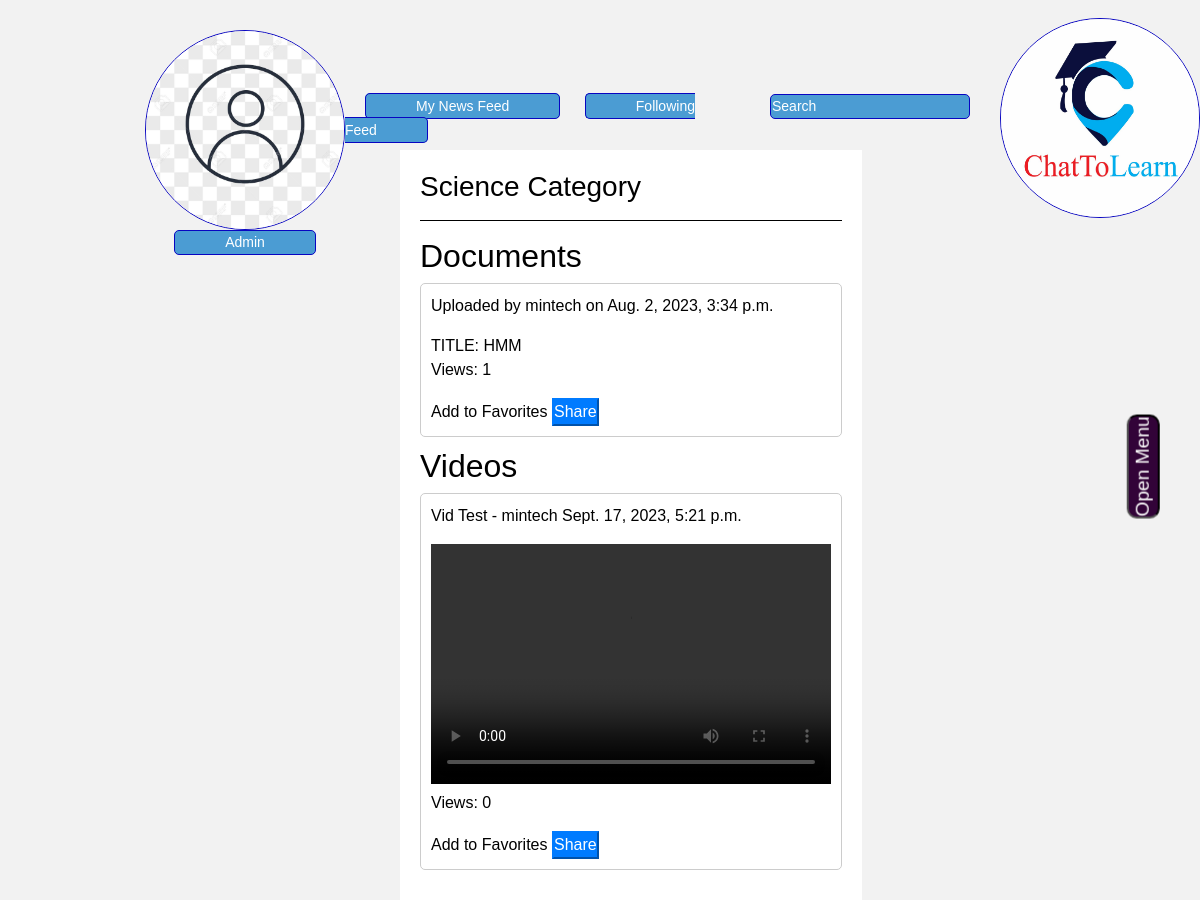
The app's page /category/Science/ (signed in) with its own data.
### minsocial/models.py (models this page shows, shortened)
class User(AbstractUser):
    profile_pics = models.ImageField(upload_to='profile_pics/', null=True, blank=True)
    phone_number = models.CharField(max_length=20, null=True, blank=True)
    about = models.TextField(null=True, blank=True)

class LibraryCategory(models.Model):
    CATEGORY_CHOICES = [
        ('Science', 'Science'),
        ('IT', 'IT'),
        ('Math', 'Math'),
        ('Skills and Self-growth', 'Skills and Self-growth'),
        ('Agriculture', 'Agriculture'),
        ('Finance', 'Finance'),
        ('Economics', 'Economics'),
        ('Philosophy', 'Philosophy'),
        ('Others', 'Others'),
    ]
    categoryName = models.CharField(max_length=50, choices=CATEGORY_CHOICES)

class LibraryDocument(models.Model):
    title = models.CharField(max_length=100)
    category = models.ForeignKey(LibraryCategory, on_delete=models.CASCADE, blank=True, null=True)
    file = models.FileField(upload_to='library/documents/')
    views = models.PositiveIntegerField(default=0)
    viewers_ip = models.TextField(blank=True)
    upload_date = models.DateTimeField(auto_now_add=True)
    uploader = models.ForeignKey(User, on_delete=models.CASCADE)

class Video(models.Model):
    title = models.CharField(max_length=100)
    category = models.ForeignKey(LibraryCategory, on_delete=models.CASCADE, blank=True, null=True)
    file = models.FileField(upload_to='library/videos/')
    views = models.PositiveIntegerField(default=0)
    viewers_ip = models.TextField(blank=True)
    upload_date = models.DateTimeField(auto_now_add=True)
    uploader = models.ForeignKey(User, on_delete=models.CASCADE)

### minsocial/views.py (the view)
# urls.py: path('category/<str:category_name>/', views.category_detail, name='category_detail'),
def category_detail(request, category_name):
    if not request.user.is_authenticated:
        return render(request, "network/error.html")
    documents = LibraryDocument.objects.filter(category__categoryName=category_name)
    videos = Video.objects.filter(category__categoryName=category_name)
    return render(request, 'network/category_detail.html', {
        'documents': documents,
        'videos': videos,
        'category_name': category_name,
    })

### minsocial/custom_context_processors.py (called while the page is built)
def my_groups_and_joined(request):
    if request.user.is_authenticated:
        my_groups = Group.objects.filter(creator=request.user)
        groups_i_joined = request.user.group_members.all()
    else:
        my_groups = []
        groups_i_joined = []
    return {
        'my_groups': my_groups,
        'groups_i_joined': groups_i_joined,
    }

@login_required
def user_connections(request):
    user = User.objects.get(pk=request.user.id)
    following = Follow.objects.filter(follower=user).values_list('following', flat=True)
    followers = Follow.objects.filter(following=user).values_list('follower', flat=True)
    friend_ids = set(following).intersection(followers)
    friends = User.objects.filter(id__in=friend_ids)
    return {'friends': friends}

### minsocial/templates/network/category_detail.html (shortened to what this page needs)
{% extends "network/layout.html" %}
{% block body %}
<div class="container">
{% include 'network/sidebar.html' %}
<div class="content" style="color: black;">
<div class="post">
<div id="category-border" class="announcement-button">
<div class="card-body">
<h3>{{category_name}} Category</h3>
        <hr style="border-color: black;">
        <h2>Documents</h2>
        {% for document in documents %}
            <div class="document-border">
                <p>Uploaded by {{ document.uploader.username }} on {{ document.upload_date }}</p>
                <a href="{% url 'view_document' document.id %}">TITLE: {{document.title}}</a>
                <br>
                <p>Views: {{ document.views }}</p>
                    <a href="{% url 'add_to_favorites' item_id=document.id item_type='document' %}"><span> Add to Favorites</span></a>
                    <button class="btn-primary" onclick="shareFile('https:\//mintechy.pythonanywhere.com{{ document.file.url }}')">Share</button>
            </div>
        {% endfor %}
        <h2>Videos</h2>
        {% for video in videos %}
        <a href="{% url 'view_video' video.id %}">
            <div class="video-border">
                <p>{{ video.title }} - {{ video.uploader.username }} {{ video.upload_date }}</p>
                <video width="400" height="240" controls>
                    <source src="{{ video.file.url }}" type="video/mp4">
                    <source src="{{ video.file.webm }}" type="video/webm">
                    <source src="{{ video.file.ogg }}" type="video/ogg">
                </video>
            </a>
                <p>Views: {{ video.views }}</p>
                {% if user.is_authenticated %}
                    <a href="{% url 'add_to_favorites' item_id=video.id item_type='video' %}"><span>Add to Favorites</span></a>
                    <button class="btn-primary" onclick="shareFile('https:\//mintechy.pythonanywhere.com{{ video.file.url }}')">Share</button>
                {% endif %}
            </div>
        {% endfor %}
    </div>
</div>
{% include "network/share.html" %}
</div>
{% endblock %}

### minsocial/templates/network/sidebar.html (shortened to what this page needs)
<div class="index-container">
    <div class="profile-container">
        {% if user.profile_pics %}
    <a href="{% url 'profile' user_id=user.id %}" id="">
        <img src="{{ user.profile_pics.url }}" class="index-circle-image">
    </a>
{% else %}
    <a href="{% url 'profile' user_id=user.id %}" id="mobile-menu-link">
        <img src="/media/post_image/nodp.jpg" class="index-circle-image">
    </a>
{% endif %}
<button class="profile-button">
    {% if user.first_name|length > 15 %}
    {{ user.first_name | slice:":15" }}...
    {% else %}
        {{ user.first_name }}
    {% endif %}
</button>
    </div>
    <div class="button-container">
      <div class="feed-and-search-button">
        <div class="feed-buttons">
            <a href="{% url 'index' %}" class="feed-button"><span style="color: white;"> My News Feed</a></span>
            <a href="{% url 'following' %}" class="feed-button"><span style="color: white;"> Following Feed</span></a>
        </div>
        <div class="search-form">
            <form action="{% url 'search' %}" method="get">
                <input class="feed-button" type="text" name="q" placeholder="Search" />
            </form>
        </div>
    </div>
    </div>
    <div class="chatlogo-container">
        <img src="/media/post_image/chatlogo.jpg" alt="Chat Logo" class="index-circle-image">
    </div>
</div>
        <br>
    <div class="container">

### minsocial/static/network/styles.css (style rules this page uses)
body { font-family: Arial, sans-serif; margin: 0; padding: 0; z-index: 20000; background-color: #f2f2f2; }
.search-form { margin-bottom: 20px; }
.search-form input[type="text"] { padding: 1px; width: 200px; }
* { margin: 0; padding: 0; box-sizing: border-box; }
@media screen and (min-width: 769px) { .index-container { margin: 0 ; } }
.card-body { white-space: normal; }
#category-border { margin-top: -140px; margin-left: 200px; z-index: 2000; position: absolute; background-color: white; }
.container { margin-bottom: 20px; }
.document-border { border: 1px solid #ccc; border-radius: 5px; padding: 10px; margin-bottom: 10px; }
.video-border { border: 1px solid #ccc; border-radius: 5px; padding: 10px; margin-bottom: 10px; }
.index-container { position: fixed; display: flex; z-index: 1000; margin-top: 30px; align-items: center; margin-left: 400px; }
.profile-container { display: flex; flex-direction: column; align-items: center; margin-left: -300px; }
.button-container { display: flex; flex-direction: column; align-items: center; margin-top: 20px; }
.chatlogo-container { margin-top: -50px; margin-left: 30px; }
.index-circle-image { width: 200px; height: 200px; border: 0.5px solid #0805c1; border-radius: 50%; overflow: hidden; }
.profile-button { background-color: #4B9CD3; border: 0.5px solid #0805c1; border-radius: 5px; padding: 1px 50px; color: white; font-size: 14px; font-family: Arial, sans-serif; }
.feed-button::placeholder { color: white; }
.feed-button, .search-button, .thought-button { background-color: #4B9CD3; border: 0.5px solid #0805c1; cursor: pointer; color: white; border-radius: 5px; padding: 4px 50px; margin-left: 20px; font-size: 14px; font-family: Arial, sans-serif; }
.feed-and-search-button { display: flex; }
.feed-buttons { flex: 6; }
a { color: inherit; text-decoration: none; }
.container { display: flex; }
.content { flex: 1; margin-top: 25%; padding: 10px; box-sizing: border-box; margin-left: 120px; width: 200%; }
.post { padding: 10px; margin-bottom: 20px; }

### records on screen
User: first_name "Admin"
LibraryCategory: categoryName "Science"
LibraryDocument: uploader.username "mintech", upload_date "Aug. 2, 2023, 3:34 p.m.", title "HMM", views "1"
Video: title "Vid Test", uploader.username "mintech", upload_date "Sept. 17, 2023, 5:21 p.m.", views "0"
